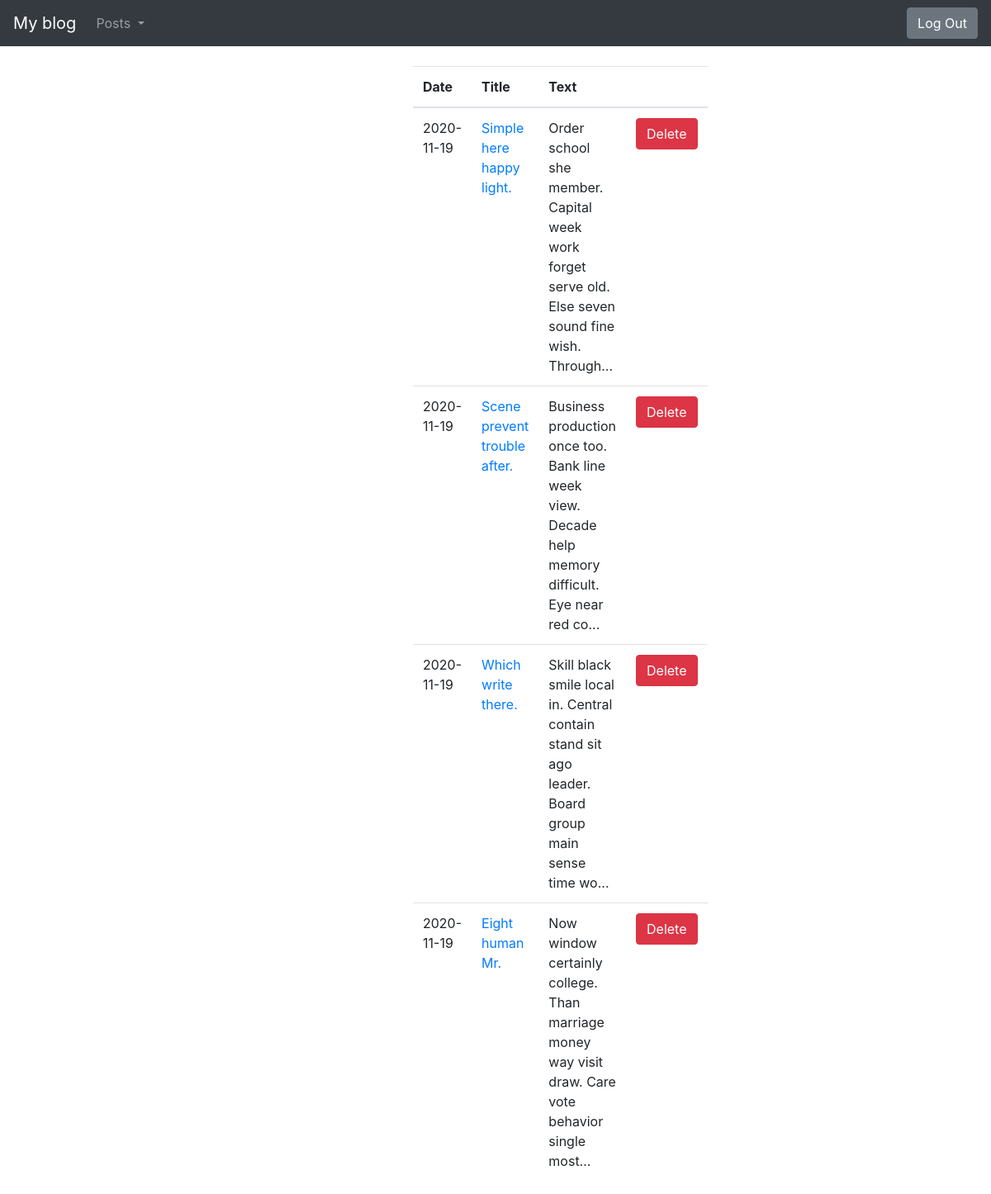
Page /drafts/ (signed in) on the committed database.
### blog/models.py (models this page shows)
class Entry(db.Model):
    id = db.Column(db.Integer, primary_key=True)
    title = db.Column(db.String(80), nullable=False)
    body = db.Column(db.Text, nullable=False)
    pub_date = db.Column(
            db.DateTime, nullable=False, default=datetime.datetime.utcnow)
    is_published = db.Column(db.Boolean, default=False)

### blog/routes.py (the view)
@app.route("/drafts/", methods=['GET'])
@login_required
def list_drafts():
    drafts = Entry.query.filter_by(
        is_published=False).order_by(Entry.pub_date.desc())
    return render_template("drafts.html", drafts=drafts)

### blog/routes.py (called while the page is built)
def login_required(view_func):
    @functools.wraps(view_func)
    def check_permissions(*args, **kwargs):
        if session.get('logged_in'):
            return view_func(*args, **kwargs)
        return redirect(url_for('login', next=request.path))
    return check_permissions

### blog/templates/drafts.html
{% extends "base.html" %}
{% block content %}
<table class="table">
    <thead>
        <tr>
          <th scope="col">Date</th>
          <th scope="col">Title</th>
          <th scope="col">Text</th>
          <th scope="col"></th>
        </tr>
    </thead>
    <tbody>
        {% for post in drafts %}
        <tr>
            <td>
                {{ post.pub_date.strftime('%Y-%m-%d') }}
            </td>
            <td>
                <a href="{{ url_for('edit_entry', entry_id=post.id) }}">
                    {{ post.title }}
                </a>
            </td>
            <td>{{ post.body|truncate(100, true) }}</td>
            <td>
                {% if session.logged_in %}
                <form class="form-inline my-2 my-lg-0" action="{{ url_for('delete_entry', entry_id=post.id) }}" method="POST">
                    <button class="btn btn-danger" type="submit">Delete</button>
                </form>
                {% endif %}
            </td>
        </tr>
        {% endfor %}
    </tbody>
</table>
{% endblock %}

### blog/templates/base.html (style rules this page uses)
body { padding-top: 5rem; margin-right:500px; margin-left:500px; }

### rows in the picture
Entry: pub_date "2020-11-19", title "Simple here happy light.", body "Order school she member. Capital week work forget serve old. Else seven sound fine wish. Through..."
Entry: pub_date "2020-11-19", title "Scene prevent trouble after.", body "Business production once too. Bank line week view. Decade help memory difficult. Eye near red co..."
Entry: pub_date "2020-11-19", title "Which write there.", body "Skill black smile local in. Central contain stand sit ago leader. Board group main sense time wo..."
Entry: pub_date "2020-11-19", title "Eight human Mr.", body "Now window certainly college. Than marriage money way visit draw. Care vote behavior single most..."
